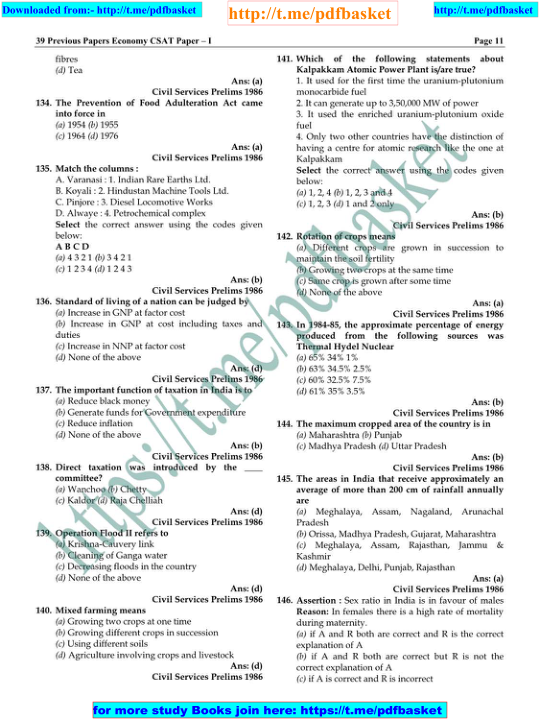
#> input picture input.png, 540 x 720 px
$ python lines5.py
#> lines starting #> are read from the running program, lines starting #| are printed output that depends on the picture; after the words box and inside, x2 and y2 are one past the last pixel; in counts of white or black regions, pixels touching at a corner belong together
import cv2
import numpy as np

#Function to remove headers and footers.
def boundary(gray):
    edges = cv2.Canny(gray,180,200,apertureSize = 3)
    minLineLength=75
    rows,cols,_= gray.shape
    lines = cv2.HoughLinesP(image=edges,rho=1,theta=np.pi/180, threshold=100, minLineLength=100)
    linevalues=[]
    for line in lines:
        x1, y1, x2, y2 = line[0]
        if(y1!=y2): continue
        linevalues.append(y1)
    linevalues.sort()
    y1bound = max([y for y in linevalues if y<=rows//2])
    y2bound = min([y for y in linevalues if y>=rows//2])
    return y1bound,y2bound


def drawbound():
    image = cv2.imread('input.png')
#> image is the input picture: shape (720, 540, 3); mean B, G, R 237.1, 236.1, 230.7
    image = np.clip(2.0 * image + (-160), 0, 255).astype(np.uint8)
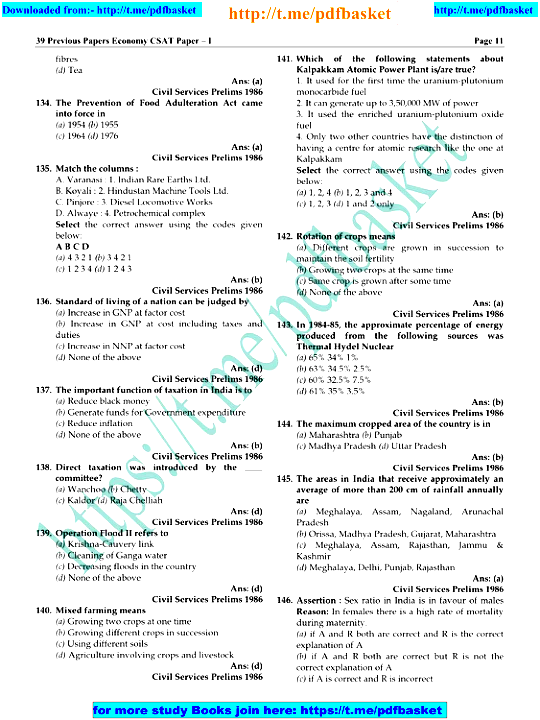
#> image: shape (720, 540, 3); mean B, G, R 239.1, 238.1, 231.8
    image1 = image.copy()

    edges = cv2.Canny(image,200,210,apertureSize = 3)
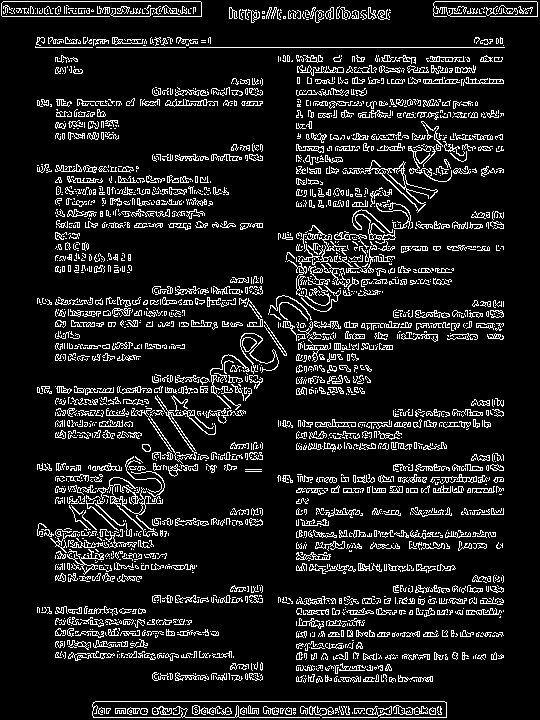
#> edges: shape (720, 540); 11.3% white in thin lines or dots
    minLineLength = 150
    maxLineGap = 20
    lines = cv2.HoughLinesP(edges,1,np.pi/180,200,minLineLength,maxLineGap)
#> lines = [[35, 47, 92, 47], [95, 701, 444, 701], [2, 16, 109, 16], [189, 47, 504, 47], [322, 717, 377, 717], [435, 1, 536, 1], [93, 717, 180, 717], [490, 16, 537, 16]]
    rows,cols,_= image.shape
#> rows = 720; cols = 540
    line_list=[]
    for line in lines:
        x1, y1, x2, y2 = line[0]
        if(y1==y2):
            line_list.append(y1)
        else:
            continue
#> this loop made 8 passes
#> after the loop, line_list = [47, 701, 16, 47, 717, 1, 717, 16]
    line_list.sort()
    y1_updated = max([y for y in line_list if y<=rows//2])
#> y1_updated = 47
    y2_updated= min([y for y in line_list if y>=rows//2])
#> y2_updated = 701


    gray = cv2.cvtColor(image[y1_updated:y2_updated,:],cv2.COLOR_BGR2GRAY)
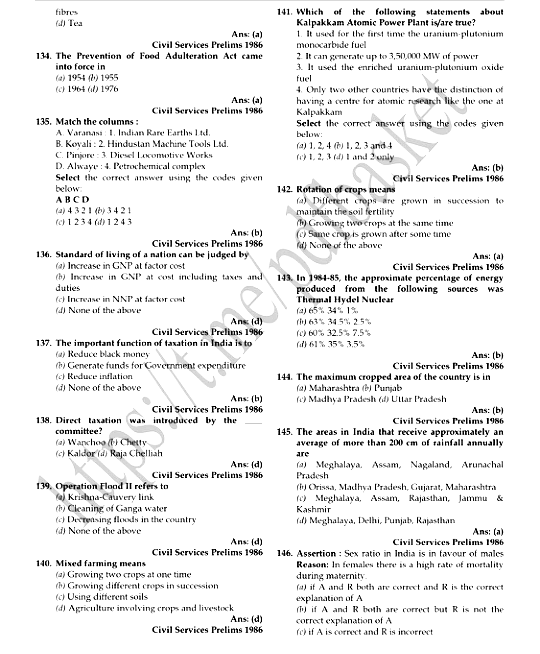
#> gray: shape (654, 540); min 0, max 255, mean 238.3
    blurred = cv2.GaussianBlur(gray, (1,1), 0)
    thresh = cv2.threshold(blurred, 0, 255, cv2.THRESH_BINARY_INV + cv2.THRESH_OTSU)[1]
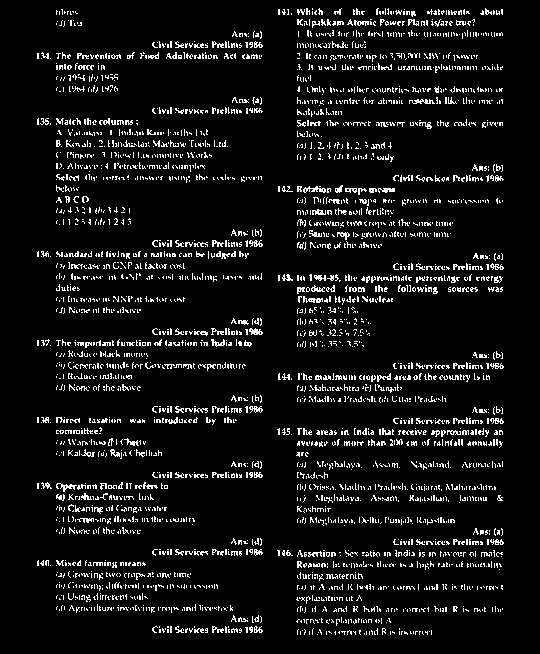
#> thresh: shape (654, 540); 7.7% white in thin lines or dots, all inside (x1, y1, x2, y2) = (37, 8, 504, 635)
    kernel = cv2.getStructuringElement(cv2.MORPH_RECT, (2,2))
    dilate = cv2.dilate(thresh, kernel , iterations=6)
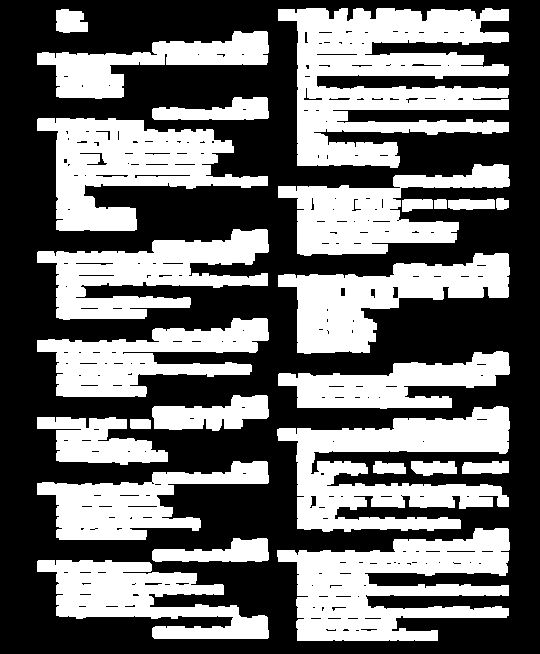
#> dilate: shape (654, 540); 42.6% white; 25 white regions


    cnts = cv2.findContours(dilate.copy(), cv2.RETR_EXTERNAL, cv2.CHAIN_APPROX_SIMPLE)
#> cnts = 25 contours; largest, box (x1, y1, x2, y2) and area: (278, 8, 509, 168) 21296, (277, 528, 510, 641) 14818, (277, 406, 510, 532) 14099, (37, 118, 268, 231) 12976, (278, 253, 510, 354) 10612
    cnts = cnts[0] if len(cnts) == 2 else cnts[1]

    contours = []

    threshold_min_area = 3000
    threshold_max_area = 15166

    for c in cnts:
            x,y,w,h = cv2.boundingRect(c)
            area = cv2.contourArea(c)
            #if (w>=width-width//2):
            if area > threshold_min_area:
                cv2.line(image,(x,y1_updated),(x,y+y1_updated), (255,0,0), 2)
                cv2.rectangle(image1, (x, y+y1_updated), (x+w, y+y1_updated + h), (0,255,0), 2)
#> this loop made 25 passes
#> (x, y, w, h, area) on passes 1 to 12: (37, 560, 232, 79, 9051), (152, 538, 117, 24, 1642), (277, 528, 233, 113, 14818), (462, 461, 47, 13, 472.5), (411, 461, 46, 15, 484), (373, 461, 33, 13, 307), (37, 461, 232, 79, 7945), (130, 419, 21, 10, 178), (37, 417, 131, 48, 3635), (277, 406, 233, 126, 14099), (152, 395, 117, 36, 2541), (278, 351, 232, 58, 6818.5)
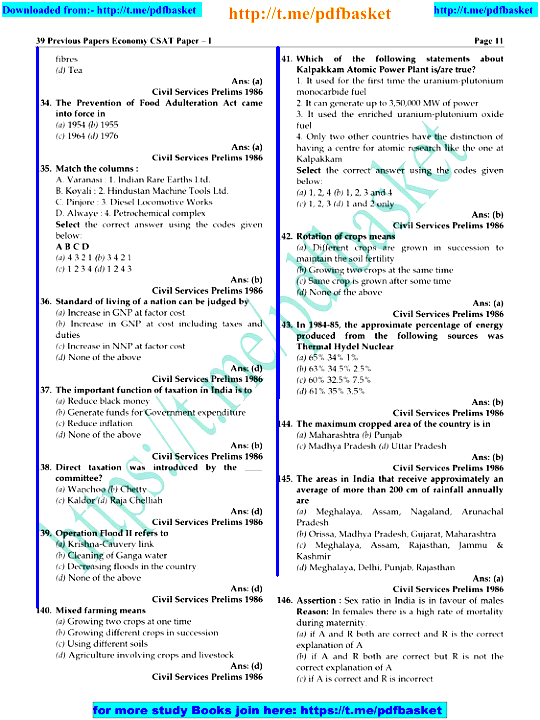
#> image: shape (720, 540, 3); 0.93% of pixels changed, all inside (x1, y1, x2, y2) = (36, 46, 280, 609)
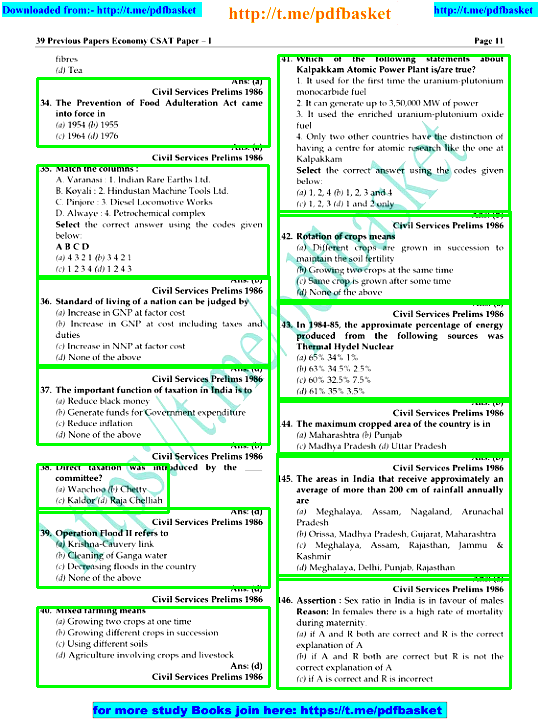
#> image1: shape (720, 540, 3); 6.17% of pixels changed, all inside (x1, y1, x2, y2) = (36, 54, 512, 690)


    cv2.imwrite("result3.png", image1)

drawbound()
